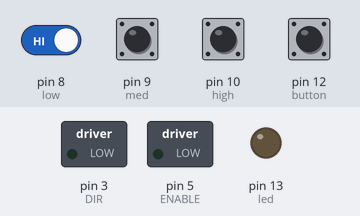
The sketch below on a simulated Arduino Uno, built with avr-gcc and run on an emulated ATmega328P. On the bench: switched loads named in the sketch (green lamp = pin HIGH), output pins drawn as LEDs (lit = HIGH). The test bench sets the inputs (shaded band); at power-on: pin 8 (low), pin 9 (med), pin 10 (high), pin 12 (button) HIGH.

Above: at 1.2 s.
1.3 s: pin 12 (button) pulled LOW for 0.15 s
At 1.4 s:
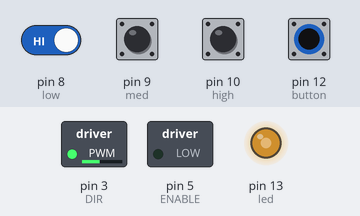
3.0 s: pin 12 (button) pulled LOW for 1 s
At 5.2 s:
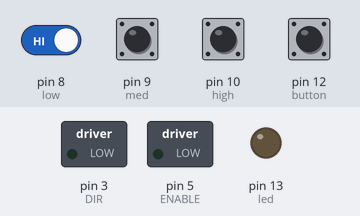
5.5 s: pin 8 (low) driven LOW and pin 12 (button) driven LOW
At 6.6 s:
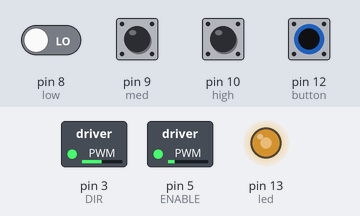
7.0 s: pin 10 (high) pulled LOW for 0.15 s
At 8.4 s:
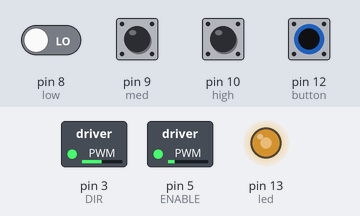
8.7 s: pin 8 (low) driven HIGH
At 9.1 s:
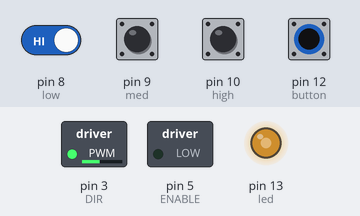
10.2 s: pin 9 (med) pulled LOW for 0.15 s
At 10.32 s:
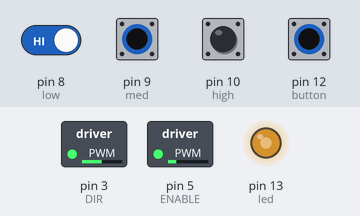
Timing chart, 0 to 12.8 s (numbered marks = the images above; inputs shaded):
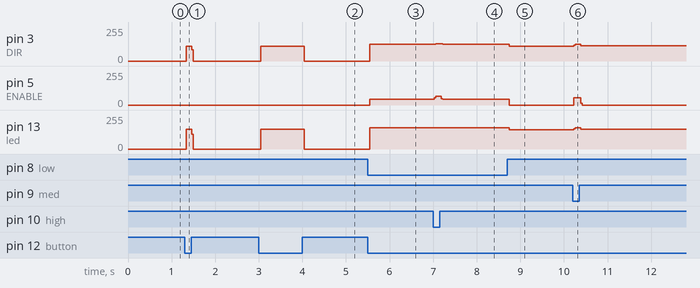

Measured:
- after the input at 1.3 s, pin 3 (DIR): 0/255 → 111/255 at once, → 0/255 0.12 s later; pin 13 (led): 0/255 → 147/255 at once, → 0/255 0.12 s later
- after the input at 3.0 s, pin 3 (DIR): 0/255 → 111/255 at once, → 0/255 1.0 s later; pin 13 (led): 0/255 → 147/255 at once, → 0/255 1.0 s later
- after the input at 5.5 s, pin 3 (DIR): 0/255 → 124/255 at once; pin 5 (ENABLE): 0/255 → 42/255 at once; pin 13 (led): 0/255 → 159/255 at once
- after the input at 7.0 s, pin 3 (DIR): 124/255 → 130/255 after 0.06 s, → 124/255 0.16 s later; pin 5 (ENABLE): 42/255 → 67/255 at once, → 42/255 0.16 s later
- after the input at 8.7 s, pin 3 (DIR): 124/255 → 111/255 at once; pin 5 (ENABLE): 42/255 → 0/255 at once; pin 13 (led): 159/255 → 146/255 at once
- after the input at 10.2 s, pin 3 (DIR): 111/255 → 124/255 at once, → 114/255 0.16 s later; pin 5 (ENABLE): 0/255 → 53/255 at once, → 0/255 0.16 s later; pin 13 (led): 146/255 → 159/255 at once, → 150/255 0.16 s later

The sketch:

Fan.ino
```cpp
#define ENABLE 5
#define DIR 3

//initializing pin numbers and logic variables
int button = 12;
int led = 13;
int low = 8;
int med = 9;
int high = 10;
bool slow = false;
bool medium = false;
bool fast = false;
bool on = false;

void setup()
{
  //pin setup
  pinMode(ENABLE, OUTPUT);
  pinMode(DIR, OUTPUT);
  pinMode(low, INPUT_PULLUP);
  pinMode(med, INPUT_PULLUP);
  pinMode(high, INPUT_PULLUP);
  pinMode(button, INPUT_PULLUP);
  pinMode(led, OUTPUT);
}

void loop()
{
  if (digitalRead(button) == LOW) //if statement to check if on button was pressed
  {
    on = !on; //inverts boolean to mark the pressing of the on button
    //ensures fan is off when button is first pressed
    slow=false;
    medium=false;
    fast=false;

    if (on == true)  //if the circuit is considered on, the motor is prepped and the LED is on
    {
      digitalWrite(DIR, HIGH);
      digitalWrite(led, HIGH);
    }
    if (on == false) //if the circuit is considered off, the motor and LED are off
    {
      digitalWrite(DIR, LOW);
      analogWrite(ENABLE, 0);
      digitalWrite(led, LOW);
    }
  }

  //the following three expression ensure the right boolean is true based off the pressed button
  if (digitalRead(low) == LOW && on==true)
  {
    slow=true;
    medium=false;
    fast=false;
  }

  if (digitalRead(med)==LOW && on==true)
  {
    slow=false;
    medium=true;
    fast=false;
  }

  if (digitalRead(high)==LOW && on==true)
  {
    slow=false;
    medium=false;
    fast=true;
  }


  //the next three conditions choose the right speed for the fan depending on the previously activated boolean
  if (slow==true && on==true)
  {
    analogWrite(ENABLE, 155);
  }

  if(medium==true && on==true)
  {
    analogWrite(ENABLE, 200);
  }

  if(fast==true && on==true)
  {
    analogWrite(ENABLE, 255);
  }

}
```
